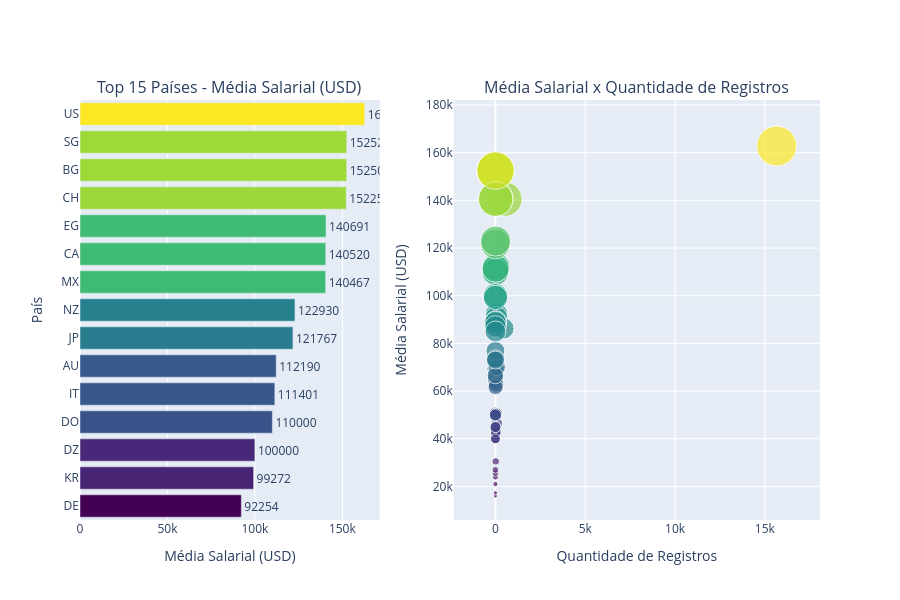

The code cell stored with this chart in its notebook:
### Code cell
from plotly.subplots import make_subplots
import plotly.graph_objects as go

# Filtrar apenas Data Scientist
df_ds = df_limpo[df_limpo['cargo'] == 'Data Scientist']

# Calcular média e quantidade por país
media_salario = (
    df_ds.groupby('residencia')
    .agg(media_usd=('usd', 'mean'),
         registros=('usd', 'count'))
    .reset_index()
)

# Top 15 países (para gráfico de barras)
top_n = 15
top_salarios = media_salario.sort_values(by='media_usd', ascending=False).head(top_n)

# Criar subplot com 2 colunas
fig = make_subplots(
    rows=1, cols=2,
    subplot_titles=(f"Top {top_n} Países - Média Salarial (USD)", "Média Salarial x Quantidade de Registros"),
    column_widths=[0.45, 0.55]
)

# --- Gráfico 1: Barras horizontais ---
bar = go.Bar(
    x=top_salarios['media_usd'],
    y=top_salarios['residencia'],
    orientation='h',
    text=top_salarios['media_usd'].round(0),
    textposition='outside',
    marker=dict(color=top_salarios['media_usd'], colorscale='Viridis', showscale=False),
    hovertemplate='País: %{y}<br>Média Salarial: $%{x:,.0f}<extra></extra>'
)
fig.add_trace(bar, row=1, col=1)

# --- Gráfico 2: Dispersão ---
scatter = go.Scatter(
    x=media_salario['registros'],
    y=media_salario['media_usd'],
    mode='markers',
    marker=dict(
        size=media_salario['media_usd'] / media_salario['media_usd'].max() * 40,  # tamanho proporcional
        color=media_salario['media_usd'],
        colorscale='Viridis',
        showscale=False
    ),
    text=media_salario['residencia'],
    hovertemplate='País: %{text}<br>Registros: %{x}<br>Média Salarial: $%{y:,.0f}<extra></extra>'
)
fig.add_trace(scatter, row=1, col=2)

# Ajustes de layout
fig.update_layout(
    height=600,
    showlegend=False,
    xaxis_title='Média Salarial (USD)',
    yaxis_title='País',
    xaxis2_title='Quantidade de Registros',
    yaxis2_title='Média Salarial (USD)',
    yaxis=dict(categoryorder='total ascending')
)

fig.show()

### Figure 1 — Plotly figure (JSON) as saved in the notebook; plotly's stock layout.template omitted (floating-point values rounded to 4 significant figures)
{"data": [{"hovertemplate": "País: %{y}<br>Média Salarial: $%{x:,.0f}<extra></extra>", "marker": {"color": [162800.0, 152500.0, 152500.0, 152300.0, 140700.0, 140500.0, 140500.0, 122900.0, 121800.0, 112200.0, 111400.0, 110000.0, 100000.0, 99270.0, 92250.0], "colorscale": [[0, "#440154"], [0.1111, "#482878"], [0.2222, "#3e4989"], [0.3333, "#31688e"], [0.4444, "#26828e"], [0.5556, "#1f9e89"], [0.6667, "#35b779"], [0.7778, "#6ece58"], [0.8889, "#b5de2b"], [1, "#fde725"]], "showscale": false}, "orientation": "h", "text": [162800.0, 152500.0, 152500.0, 152300.0, 140700.0, 140500.0, 140500.0, 122900.0, 121800.0, 112200.0, 111400.0, 110000.0, 100000.0, 99270.0, 92250.0], "textposition": "outside", "type": "bar", "x": [162800.0, 152500.0, 152500.0, 152300.0, 140700.0, 140500.0, 140500.0, 122900.0, 121800.0, 112200.0, 111400.0, 110000.0, 100000.0, 99270.0, 92250.0], "xaxis": "x", "y": ["US", "SG", "BG", "CH", "EG", "CA", "MX", "NZ", "JP", "AU", "IT", "DO", "DZ", "KR", "DE"], "yaxis": "y"}, {"hovertemplate": "País: %{text}<br>Registros: %{x}<br>Média Salarial: $%{y:,.0f}<extra></extra>", "marker": {"color": [50740.0, 42000.0, 50340.0, 112200.0, 66790.0, 152500.0, 73720.0, 140500.0, 152300.0, 69350.0, 63700.0, 92250.0, 110000.0, 100000.0, 16000.0, 40000.0, 140700.0, 46420.0, 43610.0, 90880.0, 86260.0, 42680.0, 65060.0, 23940.0, 89150.0, 42780.0, 111400.0, 121800.0, 50000.0, 99270.0, 62760.0, 61690.0, 140500.0, 50000.0, 70070.0, 88460.0, 122900.0, 76860.0, 21000.0, 73470.0, 88890.0, 39990.0, 25530.0, 66500.0, 87160.0, 152500.0, 30520.0, 26960.0, 45020.0, 17280.0, 85000.0, 162800.0, 73000.0, 44870.0], "colorscale": [[0, "#440154"], [0.1111, "#482878"], [0.2222, "#3e4989"], [0.3333, "#31688e"], [0.4444, "#26828e"], [0.5556, "#1f9e89"], [0.6667, "#35b779"], [0.7778, "#6ece58"], [0.8889, "#b5de2b"], [1, "#fde725"]], "showscale": false, "size": [12.47, 10.32, 12.37, 27.56, 16.41, 37.47, 18.11, 34.53, 37.41, 17.04, 15.65, 22.67, 27.03, 24.57, 3.931, 9.828, 34.57, 11.41, 10.72, 22.33, 21.19, 10.49, 15.98, 5.881, 21.9, 10.51, 27.37, 29.92, 12.28, 24.39, 15.42, 15.16, 34.51, 12.28, 17.22, 21.73, 30.2, 18.89, 5.16, 18.05, 21.84, 9.826, 6.273, 16.34, 21.41, 37.47, 7.499, 6.623, 11.06, 4.246, 20.88, 40.0, 17.94, 11.02]}, "mode": "markers", "text": ["AD", "AR", "AT", "AU", "BE", "BG", "BR", "CA", "CH", "CL", "CY", "DE", "DO", "DZ", "EC", "EE", "EG", "ES", "FI", "FR", "GB", "GR", "HK", "HU", "IE", "IN", "IT", "JP", "KE", "KR", "LT", "LV", "MX", "NG", "NL", "NO", "NZ", "PH", "PK", "PL", "PT", "RO", "RS", "RU", "SE", "SG", "SK", "TH", "TR", "TW", "UA", "US", "UZ", "ZA"], "type": "scatter", "x": [1, 5, 59, 49, 4, 2, 11, 525, 6, 3, 1, 59, 1, 1, 1, 2, 22, 78, 8, 59, 449, 3, 1, 4, 23, 30, 12, 3, 1, 6, 44, 10, 9, 1, 80, 2, 12, 2, 1, 9, 4, 2, 1, 2, 2, 7, 20, 2, 5, 2, 2, 15657, 2, 4], "xaxis": "x2", "y": [50740.0, 42000.0, 50340.0, 112200.0, 66790.0, 152500.0, 73720.0, 140500.0, 152300.0, 69350.0, 63700.0, 92250.0, 110000.0, 100000.0, 16000.0, 40000.0, 140700.0, 46420.0, 43610.0, 90880.0, 86260.0, 42680.0, 65060.0, 23940.0, 89150.0, 42780.0, 111400.0, 121800.0, 50000.0, 99270.0, 62760.0, 61690.0, 140500.0, 50000.0, 70070.0, 88460.0, 122900.0, 76860.0, 21000.0, 73470.0, 88890.0, 39990.0, 25530.0, 66500.0, 87160.0, 152500.0, 30520.0, 26960.0, 45020.0, 17280.0, 85000.0, 162800.0, 73000.0, 44870.0], "yaxis": "y2"}], "layout": {"annotations": [{"font": {"size": 16}, "showarrow": false, "text": "Top 15 Países - Média Salarial (USD)", "x": 0.2025, "xanchor": "center", "xref": "paper", "y": 1, "yanchor": "bottom", "yref": "paper"}, {"font": {"size": 16}, "showarrow": false, "text": "Média Salarial x Quantidade de Registros", "x": 0.7525, "xanchor": "center", "xref": "paper", "y": 1, "yanchor": "bottom", "yref": "paper"}], "height": 600, "showlegend": false, "xaxis": {"anchor": "y", "domain": [0, 0.405], "title": {"text": "Média Salarial (USD)"}}, "xaxis2": {"anchor": "y2", "domain": [0.505, 1], "title": {"text": "Quantidade de Registros"}}, "yaxis": {"anchor": "x", "categoryorder": "total ascending", "domain": [0, 1], "title": {"text": "País"}}, "yaxis2": {"anchor": "x2", "domain": [0, 1], "title": {"text": "Média Salarial (USD)"}}}}
